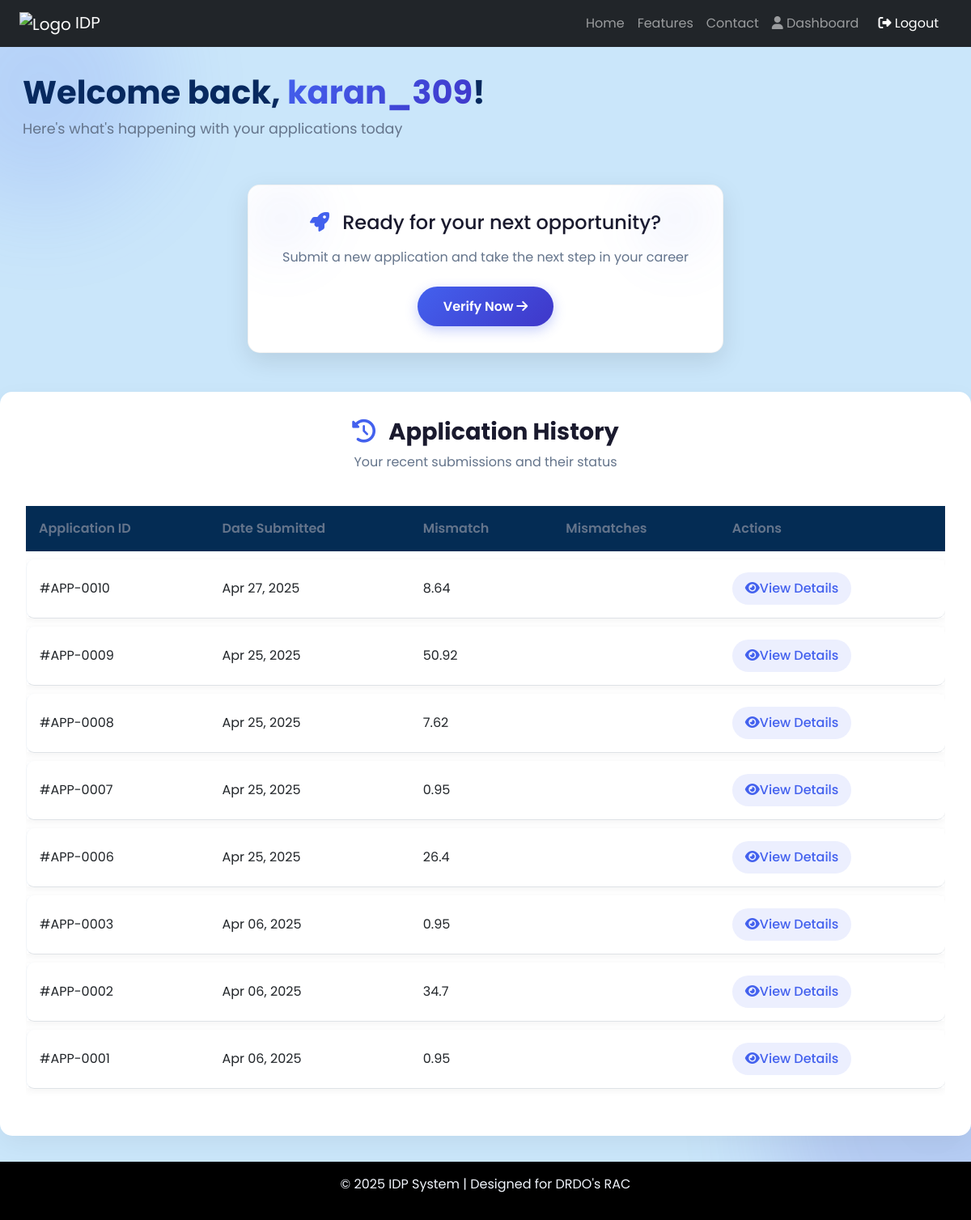
The page /dashboard/ (signed in) on the database its author committed.
### rac_idp/models.py (models this page shows, shortened)
class ApplicationResult(models.Model):
    DOCUMENT_TYPE_CHOICES = [
        ('aadhaar', 'Aadhaar'),
        ('marksheet', 'Marksheet'),
        ('ews', 'EWS Certificate'),
        ('income', 'Income Certificate'),
        ('caste', 'Caste Certificate'),
    ]
    applicant = models.ForeignKey(Applicant, on_delete=models.CASCADE)
    application_date = models.DateTimeField(auto_now_add=True)
    document_type = models.CharField(max_length=50, choices=DOCUMENT_TYPE_CHOICES)
    extracted_data = models.JSONField(null=True, blank=True)
    expected_json = models.JSONField(null=True, blank=True)
    mismatches = models.JSONField(null=True, blank=True)
    mismatch_percentage = models.FloatField(null=True, blank=True)
    mismatch_plot_path = models.CharField(max_length=255, null=True, blank=True)
    timestamp = models.DateTimeField(auto_now_add=True)

### rac_idp/views.py (the view)
# urls.py: path("dashboard/", views.applicant_dashboard, name="applicant_dashboard"),  # Default dashboard for logged-in user
@login_required
def applicant_dashboard(request):
    applicant = get_object_or_404(Applicant, user=request.user)
    has_applied = ApplicationResult.objects.filter(applicant=applicant).exists()
    past_results = ApplicationResult.objects.filter(applicant=applicant).order_by('-timestamp')
    return render(request, "dashboard.html", {
        "has_applied": has_applied,
        "past_results": past_results
    })

### rac_idp/templates/dashboard.html (shortened to what this page needs)
{% extends 'base.html' %}
{% load static %}
{% block content %}
<div class="dashboard-container">
    <div class="dashboard-bg-elements">
        <div class="bg-circle circle-1"></div>
    </div>
    <div class="container-fluid">
        <div class="dashboard-header">
            <div class="welcome-message">
                <h1 class="animate__animated animate__fadeInDown">Welcome back, <span class="text-gradient">{{ user.username }}</span>!</h1>
                <p class="animate__animated animate__fadeIn animate__delay-1s">Here's what's happening with your applications today</p>
            </div>
        </div>
        </div>
        <div class="row justify-content-center mb-5">
            <div class="col-lg-6">
                <div class="action-card animate__animated animate__zoomIn animate__delay-1s">
                    <div class="action-content">
                        <h2><i class="fas fa-rocket"></i> Ready for your next opportunity?</h2>
                        <p>Submit a new application and take the next step in your career</p>
                        <a href="{% url 'submit_application' %}" class="btn btn-glow">
                            Verify Now <i class="fas fa-arrow-right"></i>
                        </a>
                    </div>
                    <div class="action-decoration">
                        <div class="decoration-item"></div>
                        <div class="decoration-item"></div>
                    </div>
                </div>
            </div>
        </div>
        <div class="application-history">
            <div class="section-header animate__animated animate__fadeIn">
                <h2><i class="fas fa-history"></i> Application History</h2>
                <p>Your recent submissions and their status</p>
            </div>
            {% if past_results %}
            <div class="table-responsive animate__animated animate__fadeInUp">
                <table class="table app-table">
                    <thead>
                        <tr>
                            <th>Application ID</th>
                            <th>Date Submitted</th>
                           <th>Mismatch </th>
                            <th>Mismatches</th>
                            <th>Actions</th>
                        </tr>
                    </thead>
                    <tbody>
                        {% for result in past_results %}
                        <tr class="animate__animated animate__fadeIn">
                            <td>#APP-{{ result.id|stringformat:"04d" }}</td>
                            <td>{{ result.application_date|date:"M d, Y" }}</td>
                            <td>{{ result.mismatch_percentage }}</td>
                            <td>
                                <div class="mismatch-indicator">
                                    {% if result.mismatches|length > 0 %}
                                    <span class="badge badge-pill badge-danger">{{ result.mismatches|length }}</span>
                                    {% else %}
                                    <span class="badge badge-pill badge-success">0</span>
                                    {% endif %}
                                </div>
                            </td>
                            <td>
                                <a href="{% url 'view_result' result.id %}" class="btn btn-details">
                                    <i class="fas fa-eye"></i>View Details
                                </a>
                            </td>
                        </tr>
                        {% endfor %}
                    </tbody>
                </table>
            </div>
            {% endif %}
        </div>
    </div>
{% endblock %}

### rac_idp/static/style.css (style rules this page uses)
body { background-color: #121212; color: white; font-family: 'Poppins', sans-serif; }

### rac_idp/templates/dashboard.html (style rules this page uses)
:root { --primary: #4361ee; --primary-light: #4895ef; --primary-dark: #3a0ca3; --secondary: #3f37c9; --success: #4cc9f0; --danger: #f72585; --warning: #f8961e; --info: #43aa8b; --dark: #1a1a2e; --light: #f8f9fa; }
body { font-family: 'Poppins', sans-serif; background-color:rgb(202, 230, 250); color:rgb(7, 41, 95); overflow-x: hidden; }
.dashboard-container { position: relative; min-height: 100vh; padding: 2rem 0; overflow: hidden; }
.dashboard-bg-elements { position: absolute; width: 100%; height: 100%; top: 0; left: 0; z-index: -1; overflow: hidden; }
.bg-circle { position: absolute; border-radius: 50%; filter: blur(60px); opacity: 0.15; }
.circle-1 { width: 300px; height: 300px; background: var(--primary); top: -100px; left: -100px; animation: float 15s infinite ease-in-out; }
.dashboard-header { display: flex; justify-content: space-between; align-items: center; margin-bottom: 2.5rem; padding: 0 1rem; }
.welcome-message h1 { font-size: 2.5rem; font-weight: 700; margin-bottom: 0.5rem; }
.text-gradient { background: linear-gradient(135deg, var(--primary), var(--secondary)); -webkit-background-clip: text; background-clip: text; color: transparent; }
.welcome-message p { font-size: 1.1rem; color: #64748b; }
.action-card { background: white; border-radius: 15px; padding: 2rem; text-align: center; position: relative; overflow: hidden; box-shadow: 0 10px 30px rgba(0, 0, 0, 0.1); border: 1px solid rgba(0, 0, 0, 0.05); }
.action-content h2 { font-size: 1.5rem; margin-bottom: 1rem; color: var(--dark); }
.action-content h2 i { color: var(--primary); margin-right: 10px; }
.action-content p { color: #64748b; margin-bottom: 1.5rem; }
.btn-glow { background: linear-gradient(135deg, var(--primary), var(--secondary)); color: white; border: none; padding: 0.8rem 2rem; border-radius: 50px; font-weight: 600; position: relative; overflow: hidden; transition: all 0.3s ease; box-shadow: 0 5px 15px rgba(67, 97, 238, 0.3); }
.btn-glow::before { content: ''; position: absolute; top: 0; left: -100%; width: 100%; height: 100%; background: linear-gradient(90deg, transparent, rgba(255,255,255,0.2), transparent); transition: 0.5s; }
.action-decoration { position: absolute; top: 0; left: 0; width: 100%; height: 100%; display: flex; justify-content: space-between; pointer-events: none; }
.decoration-item { width: 100px; height: 100px; background: linear-gradient(135deg, rgba(67, 97, 238, 0.1), transparent); border-radius: 50%; filter: blur(30px); animation: decorationPulse 8s infinite ease-in-out; }
.decoration-item:nth-child(2) { animation-delay: 2s; }
.application-history { background: white; border-radius: 15px; padding: 2rem; box-shadow: 0 10px 30px rgba(0, 0, 0, 0.05); margin-top: 2rem; }
.section-header { margin-bottom: 2rem; text-align: center; }
.section-header h2 { font-size: 1.8rem; font-weight: 700; color: var(--dark); margin-bottom: 0.5rem; }
.section-header h2 i { color: var(--primary); margin-right: 10px; }
.section-header p { color: #64748b; }
.app-table { width: 100%; border-collapse: separate; border-spacing: 0 10px; }
.app-table thead th { background:rgb(4, 44, 84); color: #64748b; font-weight: 600; padding: 1rem; border: none; }
.app-table tbody tr { background: white; transition: all 0.3s ease; box-shadow: 0 2px 10px rgba(0, 0, 0, 0.05); }
.app-table td { padding: 1rem; vertical-align: middle; border-top: 1px solidrgb(81, 148, 216); border-bottom: 1px solidrgb(56, 147, 237); }
.app-table td:first-child { border-left: 1px solid #f1f5f9; border-radius: 10px 0 0 10px; }
.app-table td:last-child { border-right: 1px solidrgb(3, 26, 48); border-radius: 0 10px 10px 0; }
.btn-details { background: rgba(67, 97, 238, 0.1); color: var(--primary); border: none; padding: 0.5rem 1rem; border-radius: 50px; font-weight: 500; transition: all 0.3s ease; }

### rows shown on the page
ApplicationResult: id "0010", application_date "Apr 27, 2025", mismatch_percentage "8.64"
ApplicationResult: id "0009", application_date "Apr 25, 2025", mismatch_percentage "50.92"
ApplicationResult: id "0008", application_date "Apr 25, 2025", mismatch_percentage "7.62"
ApplicationResult: id "0007", application_date "Apr 25, 2025", mismatch_percentage "0.95"
ApplicationResult: id "0006", application_date "Apr 25, 2025", mismatch_percentage "26.4"
ApplicationResult: id "0003", application_date "Apr 06, 2025", mismatch_percentage "0.95"
ApplicationResult: id "0002", application_date "Apr 06, 2025", mismatch_percentage "34.7"
ApplicationResult: id "0001", application_date "Apr 06, 2025", mismatch_percentage "0.95"
